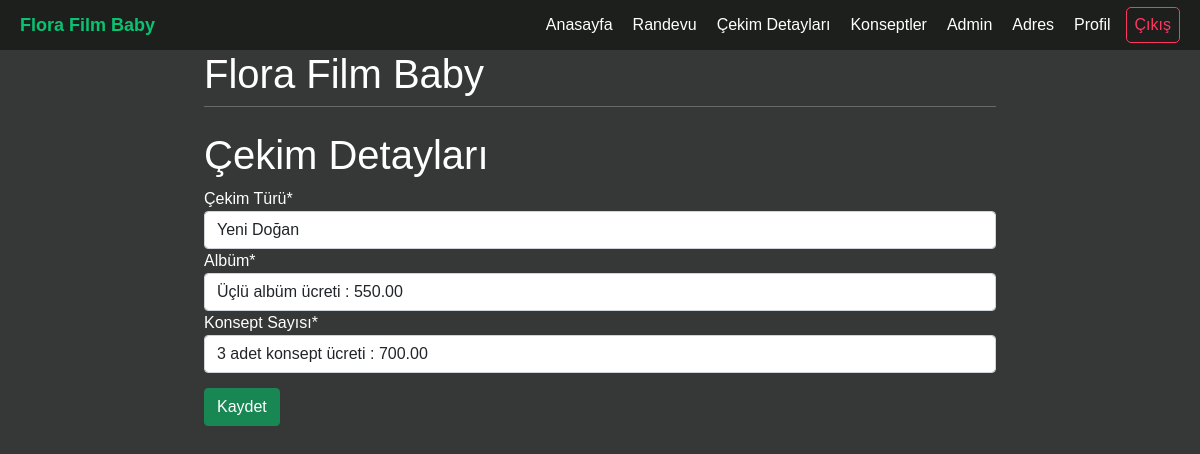
Before: /photoshoot/ (signed in) with the older database file.
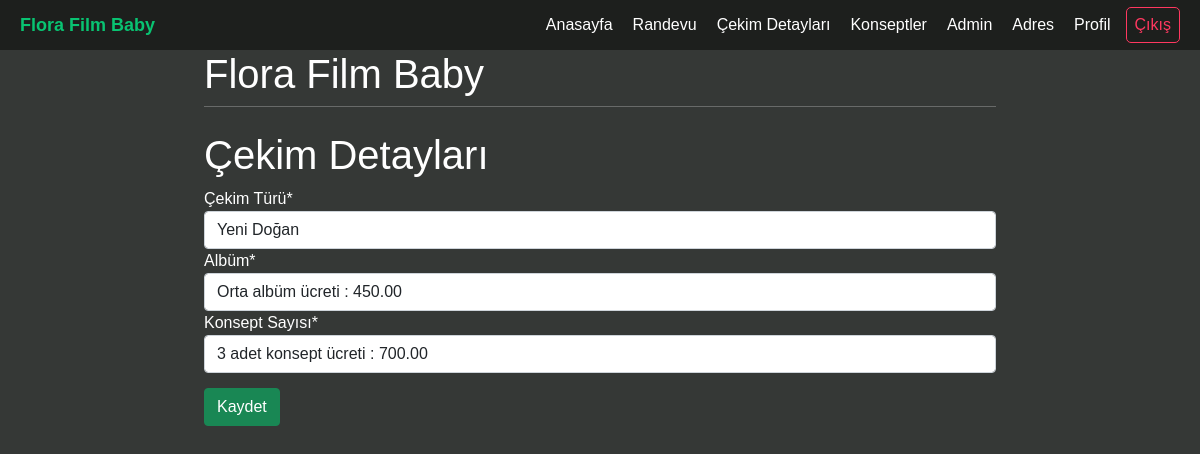
After: the same page with the newer database file.
### photoshoot/models.py (models this page shows, shortened)
class Shoot_Plan(models.Model):
    user_id = models.ForeignKey(User, on_delete=models.PROTECT)
    shoot_type = models.ForeignKey(Shoot_Type, on_delete=models.PROTECT)
    album_type = models.ForeignKey(Album_Info, on_delete=models.PROTECT)
    num_of_concept = models.ForeignKey(Concept_Info, on_delete=models.PROTECT)
    is_active = models.BooleanField(default=True)
    created_at = models.DateTimeField(auto_now_add=True)

### photoshoot/views.py (the view, shortened to what this page needs)
# urls.py: path("photoshoot/", views.photo_shoot, name="photo_shoot"),
def photo_shoot(response):
    current_user = response.user
    form = ShootPlanForm()
    item = Shoot_Plan.objects.filter(user_id=current_user)
    if item.exists():
        form = ShootPlanForm(instance = item[0])
    return render(response, 'photoshoot/shootplan.html', {'form':form})

### photoshoot/forms.py
class ShootPlanForm(forms.ModelForm):
    class Meta:
        model=Shoot_Plan
        fields = ["shoot_type","album_type","num_of_concept"]
        labels = {
            'shoot_type': _('Çekim Türü'),
            'album_type': _('Albüm'),
            'num_of_concept': _('Konsept Sayısı'),
        }

### photoshoot/models.py (called while the page is built)
    def __str__(self):
        return (self.name)

    def __str__(self):
        return (str(self.number_of_selection)+" adet konsept ücreti : "+str(self.price))

    def __str__(self):
        if self.type_of_album == "İstemiyorum":
            return ("Albüm "+self.type_of_album)
        return (self.type_of_album+" albüm ücreti : "+str(self.price))

### photoshoot/templates/photoshoot/shootplan.html (shortened to what this page needs)
{% extends 'homepage/base.html' %}
{% load crispy_forms_tags %}
{%block content%}
<h1>Çekim Detayları</h1>
<form method="post" class="form-group">
    {{form|crispy}}
    <button type="submit" class="btn btn-success">Kaydet</button>
</form>
{%endblock%}
{% block script %}
{% load static %}
{%endblock%}

Changed rows visible on the page:
changed Shoot_Plan "Yeni Doğan": album_type "Üçlü albüm ücreti : 550.00" → "Orta albüm ücreti : 450.00"
